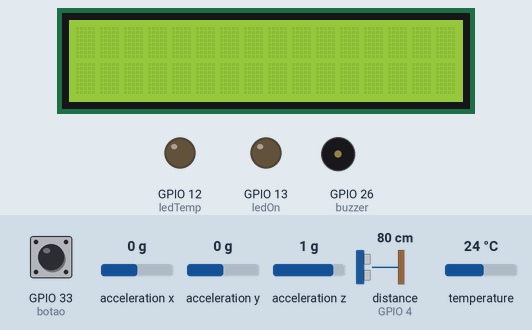
This sketch was run on a simulated ESP32. Parts: 16×2 character LCD, output pins drawn as LEDs (lit = HIGH), buzzer (waves = sounding). Wiring (inferred from the names in the program): MMA8452 accelerometer at I2C address 0x1C. Inputs (shaded band) come from the test bench; at power-on: GPIO 33 (botao) HIGH, temperature 24 °C, acceleration x 0 g, acceleration y 0 g, acceleration z 1 g, distance to the obstacle (sensor on GPIO 4) 80 cm. The echo pulse lasts 58.3 µs per cm; what the sketch prints to the serial monitor is not drawn.

Above: at 1.2 s.
1.3 s: GPIO 33 (botao) pulled LOW for 0.15 s
At 2.6 s:
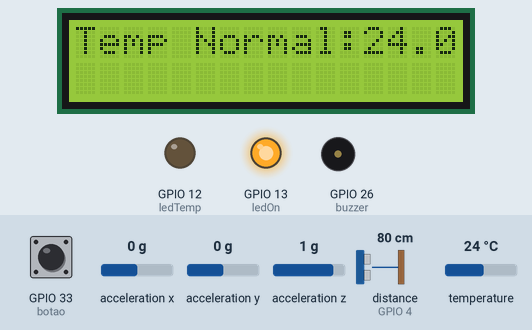
3.5 s: temperature set to 25.6 °C
At 4.8 s:
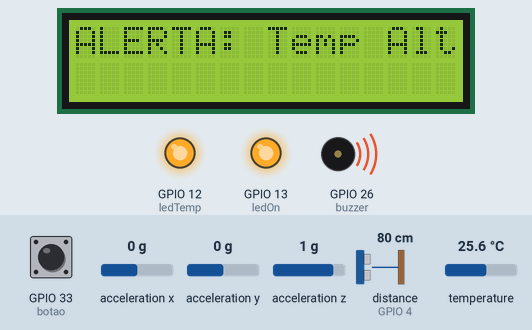
5.5 s: temperature set to 12 °C
At 6.8 s:
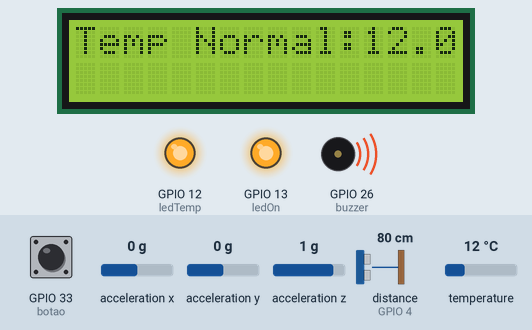
7.5 s: GPIO 33 (botao) pulled LOW for 1 s
At 8.1 s:
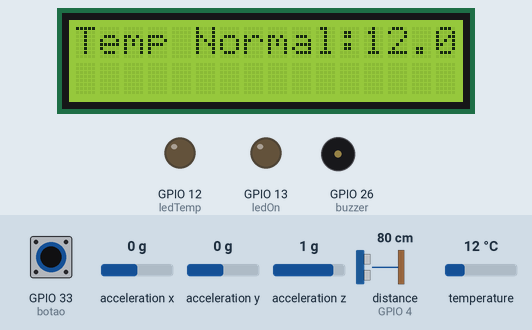
Timing chart, 0 to 10.5 s (numbered marks = the images above; inputs shaded):
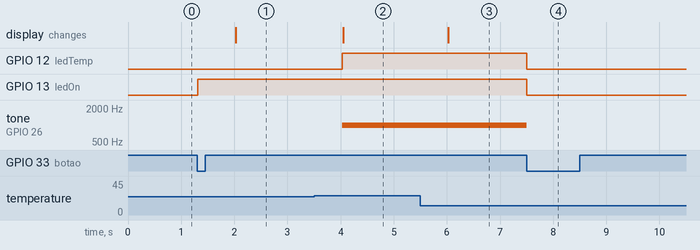

The sketch:

prototipo02.ino
```cpp
// Definição de bibliotecas
#include <Wire.h>
#include <LiquidCrystal_I2C.h>
#include <Adafruit_BME280.h>  // Biblioteca do BME280
#include <Ultrasonic.h>

// Definição do pino do BME280
#define BME280_ADDRESS 0x76  // Endereço I2C do BME280 (confirme o endereço)
#define SDA_PIN 21
#define SCL_PIN 22
#define MMA845X_ADDR 0x1C    // Endereço I2C do MMA845X (verifique o endereço correto no datasheet)

// Definição dos pinos do Ultrassônico
#define pino_trigger 2
#define pino_echo 4

// Inicialização de objetos
LiquidCrystal_I2C lcd(0x27, 16, 2); // Endereço I2C do LCD 16x2
Adafruit_BME280 bme;
Ultrasonic ultrasonic(pino_trigger, pino_echo);

// Definição dos pinos
int buzzer = 26;  // Pino do buzzer
int ledOn = 13;   // LED indicador de ligado
int ledTemp = 12; // LED de alerta de temperatura alta
int botao = 33;   // Pino do botão

unsigned long previousMillis = 0;  // Armazena o último tempo em que ocorreu a leitura
const long interval = 2000;        // Intervalo de 2 segundos para a leitura

int cont = 0;  // Contador para ligar/desligar o sistema
bool estadoBotao = false;  // Estado anterior do botão

// Classe para gerenciar o sistema de monitoramento
class SistemaMonitoramento {
public:
  float temperature;
  float distancia;
  float aceleracao;

  // Função para ativar os LEDs e o buzzer
  void ativarAlarmes() {
    tone(buzzer, 1000); // Ativar alarme sonoro
    digitalWrite(ledTemp, HIGH); // Acender LED de alerta
  }

  // Função para desativar os LEDs e o buzzer
  void desativarAlarmes() {
    noTone(buzzer);  // Desativa o som
    digitalWrite(ledTemp, LOW);  // Apagar LED de alerta
  }
};

// Instancia a classe
SistemaMonitoramento sistema;

// Função para ler a temperatura do BME280
float lerTemperatura() {
  return bme.readTemperature(); // Lê a temperatura do sensor BME280 em Celsius
}

// Função para exibir as informações no LCD com alertas
void exibirInformacoes(float temperatura, float distancia, float ax, float ay, float az) {
  lcd.clear();
  lcd.setCursor(0, 0);

  if (temperatura > 25.0) {
    lcd.print("ALERTA: Temp Alta");
    Serial.println("ALERTA: Temp Alta");
    sistema.ativarAlarmes();
  } else {
    lcd.print("Temp Normal:");
    lcd.print(temperatura);
  }

  if (distancia < 50.0) {
    lcd.print("Prensa esta ligada");
    Serial.println("Prensa esta ligada");
  }

  if (abs(ax) > 2 || abs(ay) > 4 || abs(az) > 4) {
    lcd.print("Acelerometro ativ.");
    Serial.println("Acelerometro ativ.");
  }

  // Exibe os valores no Serial Monitor
  Serial.print("Temp: ");
  Serial.print(temperatura, 1);
  Serial.print(" C, Distancia: ");
  Serial.print(distancia);
  Serial.print(" cm, Acel X: ");
  Serial.print(ax);
  Serial.print(" Y: ");
  Serial.print(ay);
  Serial.print(" Z: ");
  Serial.println(az);
}

void setup() {
  Serial.begin(9600);

  // Inicializa o BME280
  if (!bme.begin(BME280_ADDRESS)) {
    Serial.println("BME280 não encontrado");
    lcd.clear();
    lcd.setCursor(0, 0);
    lcd.print("Erro: BME280");
    while (1);  // Para o código se não conectar
  }

  // Inicializa o LCD
  lcd.init();  // Inicializa o LCD
  lcd.backlight();  // Liga a luz de fundo do LCD

  // Configuração dos pinos
  pinMode(buzzer, OUTPUT);
  pinMode(ledOn, OUTPUT);
  pinMode(ledTemp, OUTPUT);
  pinMode(botao, INPUT_PULLUP);

  // Inicializa os LEDs e o buzzer como desligados
  digitalWrite(ledOn, LOW);
  digitalWrite(ledTemp, LOW);
  noTone(buzzer);

  Wire.begin(SDA_PIN, SCL_PIN);  // Inicializa a comunicação I2C nos pinos especificados (SDA e SCL)
}

void loop() {
  // Verifica o estado do botão
  if (digitalRead(botao) == LOW && !estadoBotao) {
    cont = !cont;  // Alterna o valor de cont entre 0 e 1
    estadoBotao = true;  // Marca o botão como pressionado
  } else if (digitalRead(botao) == HIGH) {
    estadoBotao = false;  // Libera o botão quando ele for solto
  }

  // O sistema está ligado quando cont = 1
  if (cont == 1) {
    digitalWrite(ledOn, HIGH);  // Liga o LED indicador de sistema ligado

    // Obter o tempo atual
    unsigned long currentMillis = millis();

    // Atualiza a cada 2 segundos
    if (currentMillis - previousMillis >= interval) {
      previousMillis = currentMillis;

      sistema.temperature = lerTemperatura();
      sistema.distancia = ultrasonic.read();

      // Leitura dos dados de aceleração do MMA845X
      Wire.beginTransmission(MMA845X_ADDR);
      Wire.write(0x01); // Endereço do registro de saída de dados X-MSB
      Wire.endTransmission(false);
      Wire.requestFrom(MMA845X_ADDR, 6);

      float ax = 0, ay = 0, az = 0;
      if (Wire.available() == 6) {
        int16_t x = (Wire.read() << 8 | Wire.read()) >> 2;
        int16_t y = (Wire.read() << 8 | Wire.read()) >> 2;
        int16_t z = (Wire.read() << 8 | Wire.read()) >> 2;
        ax = x / 4096.0;
        ay = y / 4096.0;
        az = z / 4096.0;
      } else {
        Serial.println("Erro ao ler dados do MMA845X.");
      }

      exibirInformacoes(sistema.temperature, sistema.distancia, ax, ay, az);
      delay(1000); // Espera 1 segundo antes da próxima leitura
    }
  } else {
    digitalWrite(ledOn, LOW);
    sistema.desativarAlarmes();
    Serial.println('Sistema desligado');
  }
}
```

Measured:
- the behaviour switches between 25 and 25.1 °C on temperature (found by bisection; images 1 and 2)
- after the input at 1.3 s, GPIO 13 (ledOn): LOW → HIGH at once; the display: changes after 0.73 s (image 1)
- after the input at 3.5 s, GPIO 12 (ledTemp): LOW → HIGH after 0.53 s; tone on GPIO 26 (buzzer): silent → 1000 Hz after 0.53 s; the display: changes after 0.55 s (image 2)
- after the input at 5.5 s, the display: changes after 0.53 s (image 3)
- after the input at 7.5 s, GPIO 12 (ledTemp), GPIO 13 (ledOn): HIGH → LOW at once; tone on GPIO 26 (buzzer): 1000 Hz → silent at once
